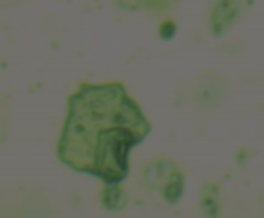
#> input picture Testy_na_realnych_snimcich/Ferografie/ima (114).png, 264 x 218 px; its folder holds only this picture in this run
$ python ReseniUpravenoClaude.py
#> lines starting #> are read from the running program, lines starting #| are printed output that depends on the picture; after the words box and inside, x2 and y2 are one past the last pixel; in counts of white or black regions, pixels touching at a corner belong together
#> in process_all_images, img is the input picture: shape (218, 264, 3); mean B, G, R 97.2, 110.2, 106.1
"""
╔══════════════════════════════════════════════════════════════╗
║           ANALÝZA ČÁSTIC - particle_analysis.py              ║
║  Nastavení skriptu: upravte proměnné v sekci KONFIGURACE     ║
╚══════════════════════════════════════════════════════════════╝
"""

import cv2
import numpy as np
import pandas as pd
import matplotlib.pyplot as plt
import matplotlib.patches as mpatches
import os
import glob
import logging
from typing import Dict, Optional, Any


#  Konfigurace

INPUT_FOLDER   = '.'
OUTPUT_FOLDER  = 'vysledky_Cloude'

# Kalibrace (přepočet pixelů na reálné jednotky)
PX_PER_MM      = 10.0         # kolik pixelů odpovídá 1 mm (zadejte svou hodnotu)
UNIT_LABEL     = 'mm'

# Detekce – Canny prahy (0 = automatický odhad z obrazu)
CANNY_T1       = 0            # dolní práh
CANNY_T2       = 0            # horní práh
CANNY_SIGMA    = 0.33         # citlivost automatického odhadu

# Filtrování částic
MIN_AREA_MM2   = 0.005        # minimální plocha v mm²

# Export
EXPORT_CSV     = True         # uložit CSV
EXPORT_EXCEL   = True         # uložit Excel (.xlsx)

# Vizualizace – kolik řádků zobrazit v tabulce na obrázku
TABLE_ROWS     = 15


#  Logování

logging.basicConfig(
    level=logging.INFO,
    format='%(asctime)s  %(levelname)-8s  %(message)s',
    datefmt='%H:%M:%S'
)
log = logging.getLogger(__name__)


#  Funkce

def auto_canny_thresholds(blurred: np.ndarray, sigma: float = 0.33):
    median = np.median(blurred)
    t1 = int(max(0,   (1.0 - sigma) * median))
    t2 = int(min(255, (1.0 + sigma) * median))

    if t2 - t1 < 20:
        t1 = max(0, median - 30)
        t2 = min(255, median + 30)
    return int(t1), int(t2)


def get_mask(img: np.ndarray,
             canny_t1: int = 0,
             canny_t2: int = 0,
             sigma: float = 0.33) -> np.ndarray:

#> called with canny_t1 = 0, canny_t2 = 0, sigma = 0.33
    gray    = cv2.cvtColor(img, cv2.COLOR_BGR2GRAY)
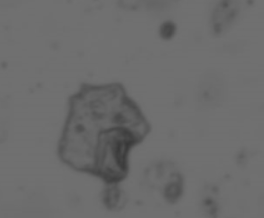
#> gray: shape (218, 264); min 55, max 113, mean 107.5
    blurred = cv2.GaussianBlur(gray, (5, 5), 0)

    # Prahy
    if canny_t1 == 0 and canny_t2 == 0:
        t1, t2 = auto_canny_thresholds(blurred, sigma)
#> in auto_canny_thresholds, `median = np.median(blurred)`: median = 111
#> in auto_canny_thresholds, `t1 = int(max(0,   (1.0 - sigma) * median))`: t1 = 74
#> in auto_canny_thresholds, `t2 = int(min(255, (1.0 + sigma) * median))`: t2 = 147
#> t1 = 74; t2 = 147
        log.debug(f"  Auto Canny prahy: t1={t1}, t2={t2}")
    else:
        t1, t2 = canny_t1, canny_t2

    canny = cv2.Canny(blurred, t1, t2)
#> canny: shape (218, 264); every value is 0

    # Propojení hran a vytvoření masky kontur
    kernel_connect = cv2.getStructuringElement(cv2.MORPH_ELLIPSE, (9, 9))
    canny_connected = cv2.dilate(canny, kernel_connect, iterations=2)

    contours_c, _ = cv2.findContours(
        canny_connected, cv2.RETR_EXTERNAL, cv2.CHAIN_APPROX_SIMPLE
    )
#> contours_c = []
    mask_metal = np.zeros_like(gray)
    cv2.drawContours(mask_metal, contours_c, -1, 255, thickness=cv2.FILLED)

    # Otsu pro tmavé oblasti
    _, mask_dark = cv2.threshold(
        blurred, 0, 255, cv2.THRESH_BINARY_INV + cv2.THRESH_OTSU
    )
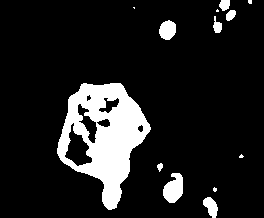
#> mask_dark: shape (218, 264); 12.5% white; 13 white regions (5 under 20 px), largest, box (x1, y1, x2, y2) and area: (57, 83, 151, 210) 5931, (163, 173, 183, 203) 429, (159, 20, 176, 40) 260

    combined = cv2.bitwise_or(mask_metal, mask_dark)
    kernel_clean = cv2.getStructuringElement(cv2.MORPH_ELLIPSE, (3, 3))
    mask_clean = cv2.morphologyEx(combined, cv2.MORPH_OPEN, kernel_clean, iterations=2)
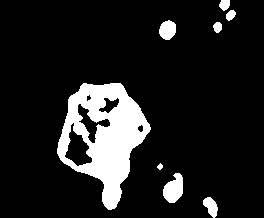
#> mask_clean: shape (218, 264); 12.2% white; 8 white regions

    return mask_clean


def px_to_unit(px: float, px_per_mm: float) -> float:
    return px / px_per_mm


def analyze_shape(contour: np.ndarray,
                  min_area_px: float,
                  px_per_mm: float) -> Optional[Dict[str, Any]]:

    area_px = cv2.contourArea(contour)
    if area_px < min_area_px:
        return None

    rect = cv2.minAreaRect(contour)
    center, (w, h), _ = rect
    length_px = max(w, h)
    width_px = min(w, h)
    aspect_ratio = length_px / width_px if width_px > 0 else 0

    perimeter = cv2.arcLength(contour, True)
    circularity = (4 * np.pi * area_px) / (perimeter ** 2) if perimeter > 0 else 0

    # Konvexnost: poměr plochy kontury ke ploše konvexního obalu
    hull = cv2.convexHull(contour)
    hull_area = cv2.contourArea(hull)
    convexity = area_px / hull_area if hull_area > 0 else 0

    # Ekvivalentní průměr (průměr kruhu se stejnou plochou)
    equiv_diam_px = np.sqrt(4 * area_px / np.pi)

    return {
        "area_px": area_px,
        "area_mm2": (area_px) / (px_per_mm ** 2),
        "length_mm": px_to_unit(length_px, px_per_mm),
        "width_mm": px_to_unit(width_px,  px_per_mm),
        "equiv_diam_mm": px_to_unit(equiv_diam_px, px_per_mm),
        "ar": aspect_ratio,
        "circularity": circularity,
        "convexity": convexity,
        "rect": rect,
        "center": center,
    }


# [13 lines left out: function build_dataframe, not called in this run]


def save_annotated_figure(img: np.ndarray,
                          annotated: np.ndarray,
                          df: pd.DataFrame,
                          filename: str,
                          out_path: str,
                          unit: str):

    fig, axes = plt.subplots(1, 3, figsize=(22, 7))
    fig.suptitle(f"Analýza částic – {filename}", fontsize=13, fontweight='bold')

    # Anotovaný snímek
    axes[0].imshow(cv2.cvtColor(annotated, cv2.COLOR_BGR2RGB))
    axes[0].set_title("Detekované částice")
    axes[0].axis('off')
    red_patch   = mpatches.Patch(color='red',   label='Kontura')
    green_patch = mpatches.Patch(color='green', label='Min. opsaný obdélník')
    axes[0].legend(handles=[red_patch, green_patch],
                   loc='lower right', fontsize=8, framealpha=0.7)

    # Tabulka
    axes[1].axis('off')
    if not df.empty:
        vis_df = df.head(TABLE_ROWS)
        tbl = axes[1].table(
            cellText=vis_df.values,
            colLabels=vis_df.columns,
            cellLoc='center',
            loc='center'
        )
        tbl.auto_set_font_size(False)
        tbl.set_fontsize(8)
        tbl.scale(1, 1.6)
        axes[1].set_title(
            f"Tabulka (zobrazeno {len(vis_df)} z {len(df)} částic)",
            fontsize=10
        )
    else:
        axes[1].text(0.5, 0.5, "Žádné částice nenalezeny",
                     ha='center', va='center', fontsize=12)


    # Histogram ekvivalentních průměrů
    axes[2].axis('on')
    if not df.empty:
        col = f"Ekv. průměr ({unit})"
        if col in df.columns:
            axes[2].hist(df[col], bins=min(20, len(df)),
                         color='steelblue', edgecolor='white', linewidth=0.5)
            axes[2].set_xlabel(f"Ekvivalentní průměr ({unit})")
            axes[2].set_ylabel("Počet částic")
            axes[2].set_title("Distribuce velikostí")
            # Statistiky do titulku
            med = df[col].median()
            avg = df[col].mean()
            axes[2].axvline(avg, color='red',    linestyle='--', linewidth=1.2,
                            label=f'Průměr = {avg:.3f}')
            axes[2].axvline(med, color='orange', linestyle=':',  linewidth=1.2,
                            label=f'Medián = {med:.3f}')
            axes[2].legend(fontsize=8)
    else:
        axes[2].text(0.5, 0.5, "Žádná data", ha='center', va='center')

    plt.tight_layout()
    plt.savefig(out_path, dpi=150, bbox_inches='tight')
    plt.close(fig)


def process_all_images(input_folder: str,
                       output_folder: str,
                       px_per_mm: float = PX_PER_MM,
                       unit_label: str = UNIT_LABEL,
                       canny_t1: int = CANNY_T1,
                       canny_t2: int  = CANNY_T2,
                       canny_sigma: float = CANNY_SIGMA,
                       min_area_mm2: float = MIN_AREA_MM2,
                       export_csv: bool = EXPORT_CSV,
                       export_excel: bool = EXPORT_EXCEL):

    os.makedirs(output_folder, exist_ok=True)

    files = sorted(
        glob.glob(os.path.join(input_folder, "*.png")) +
        glob.glob(os.path.join(input_folder, "*.jpg")) +
        glob.glob(os.path.join(input_folder, "*.jpeg"))
    )

    if not files:
        log.warning(f"Ve složce '{input_folder}' nebyly nalezeny žádné snímky (PNG/JPG).")
        return

    log.info(f"Nalezeno {len(files)} snímků → zpracovávám...")

    # Minimální plocha v pixelech
    min_area_px = min_area_mm2 * (px_per_mm ** 2)

    # Souhrnný DataFrame
    all_results = []

    u = unit_label

    for file_path in files:
        filename = os.path.basename(file_path)
        log.info(f"  → {filename}")

        img = cv2.imread(file_path)
        if img is None:
            log.warning(f"    Nepodařilo se načíst soubor: {file_path}")
            continue

        # Detekce masky a kontur
        mask     = get_mask(img, canny_t1, canny_t2, canny_sigma)
        contours, _ = cv2.findContours(mask, cv2.RETR_EXTERNAL, cv2.CHAIN_APPROX_SIMPLE)
#> contours = 8 contours, 1 with area under 20; largest, box (x1, y1, x2, y2) and area: (57, 83, 151, 210) 6892, (163, 173, 183, 203) 381, (159, 20, 176, 40) 234, (203, 197, 218, 218) 170, (219, 0, 230, 11) 77, (226, 10, 236, 21) 64, (213, 22, 222, 33) 62
        contours = sorted(contours, key=cv2.contourArea, reverse=True)

        annotated = img.copy()
        data_list = []

        for i, cnt in enumerate(contours):
            stats = analyze_shape(cnt, min_area_px, px_per_mm)
            if stats is None:
                continue

            particle_id = i + 1
            data_list.append({
                "ID": particle_id,
                f"Plocha ({u}²)": round(stats["area_mm2"], 4),
                f"Délka ({u})": round(stats["length_mm"], 3),
                f"Šířka ({u})": round(stats["width_mm"], 3),
                f"Ekv. průměr ({u})": round(stats["equiv_diam_mm"], 3),
                "Poměr stran": round(stats["ar"], 2),
                "Kruhovitost": round(stats["circularity"], 3),
                "Konvexnost": round(stats["convexity"], 3),
            })

            # Kreslení do anotovaného snímku
            cv2.drawContours(annotated, [cnt], -1, (0, 0, 255), 1)
            box = np.int64(cv2.boxPoints(stats["rect"]))
            cv2.drawContours(annotated, [box], 0, (0, 255, 0), 2)
            cx, cy = int(stats["center"][0]), int(stats["center"][1])
            cv2.putText(annotated, str(particle_id), (cx, cy),
                        cv2.FONT_HERSHEY_SIMPLEX, 0.5, (255, 255, 0), 1, cv2.LINE_AA)
#> this loop made 8 passes
#> (area_px in analyze_shape, rect in analyze_shape, w in analyze_shape, h in analyze_shape, length_px in analyze_shape, width_px in analyze_shape, aspect_ratio in analyze_shape, perimeter in analyze_shape) on passes 1 to 5: (6892.5, ((98.07, 139), (120.3, 87.15), -66.41), 120.3, 87.15, 120.3, 87.15, 1.38, 375.3), (381, ((174.6, 188), (28.78, 18.86), -50.71), 28.78, 18.86, 28.78, 18.86, 1.53, 84.43), (233.5, ((167.2, 29.25), (18.38, 16.26), -45), 18.38, 16.26, 18.38, 16.26, 1.13, 57.7), (170, ((211.2, 206.5), (11.24, 20.88), -32.01), 11.24, 20.88, 20.88, 11.24, 1.86, 55.11), (77, ((224, 5), (10, 10), -90), 10, 10, 10, 10, 1, 34.14)
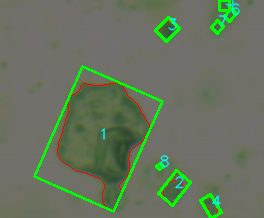
#> annotated: shape (218, 264, 3); 5.04% of pixels changed, all inside (x1, y1, x2, y2) = (33, 0, 241, 218)
#> after the loop, data_list = 8 items

        df = pd.DataFrame(data_list)
#> df = table of 8 rows and 8 columns
        log.info(f"    Nalezeno {len(df)} částic")

        # Souhrnná statistika pro tento snímek
        if not df.empty:
            summary_row = {"Soubor": filename, "Počet částic": len(df)}
#> summary_row = {'Soubor': 'ima (114).png', 'Počet částic': 8}
            for col in df.columns[1:]:
                summary_row[f"{col} – průměr"] = round(df[col].mean(), 4)
                summary_row[f"{col} – medián"] = round(df[col].median(), 4)
                summary_row[f"{col} – std"]    = round(df[col].std(), 4)
#> this loop made 7 passes
#> after the loop, summary_row = 23 items
            all_results.append(summary_row)

        # Uložení anotovaného obrázku + tabulky + histogramu
        base_name = os.path.splitext(filename)[0]
        fig_path  = os.path.join(output_folder, f"{base_name}_analyza.png")
        save_annotated_figure(img, annotated, df, filename, fig_path, u)
#> in save_annotated_figure, `plt.savefig(out_path, dpi=150, bbox_inches='tight')`:
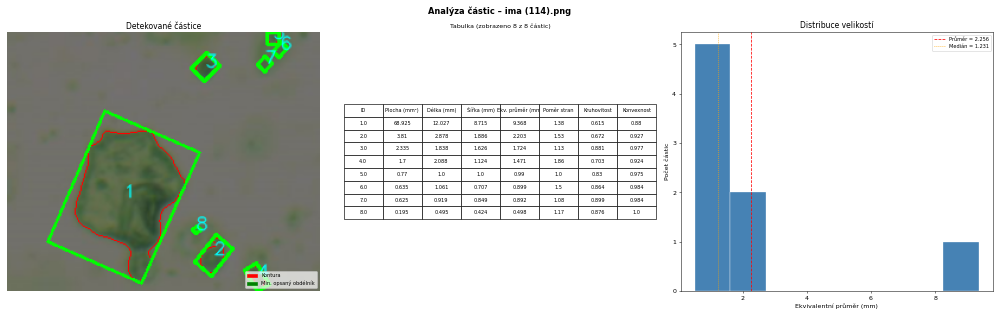
#> figure drawn by matplotlib, 2 panels; panel 2: tallest bar 5 high, from x = 0.498 to 1.61
        log.info(f"    Obrázek uložen: {fig_path}")

        # Export dat pro tento snímek
        if not df.empty:
            if export_csv:
                csv_path = os.path.join(output_folder, f"{base_name}_data.csv")
                df.to_csv(csv_path, index=False, encoding='utf-8-sig')
                log.info(f"    CSV uloženo: {csv_path}")

            if export_excel:
                xlsx_path = os.path.join(output_folder, f"{base_name}_data.xlsx")
                with pd.ExcelWriter(xlsx_path, engine='openpyxl') as writer:
                    df.to_excel(writer, sheet_name='Částice', index=False)

                    ws = writer.sheets['Částice']
                    for col_cells in ws.columns:
                        max_len = max(len(str(c.value)) for c in col_cells if c.value)
                        ws.column_dimensions[col_cells[0].column_letter].width = max_len + 4
                log.info(f"    Excel uložen: {xlsx_path}")

    # Souhrnný Excel ze všech snímků
    if all_results:
        summary_df   = pd.DataFrame(all_results)
#> summary_df = table of 1 rows and 23 columns
        summary_path = os.path.join(output_folder, "_SOUHRN_vsechny_snimky.xlsx")
        with pd.ExcelWriter(summary_path, engine='openpyxl') as writer:
            summary_df.to_excel(writer, sheet_name='Souhrn', index=False)
            ws = writer.sheets['Souhrn']
            for col_cells in ws.columns:
                max_len = max(len(str(c.value)) for c in col_cells if c.value)
                ws.column_dimensions[col_cells[0].column_letter].width = max_len + 4
        log.info(f"\nSouhrnný Excel uložen: {summary_path}")

    log.info("\n✓ Hotovo! Výsledky jsou ve složce: " + output_folder)


#  Spuštění

if __name__ == "__main__":
    process_all_images(
        input_folder  = INPUT_FOLDER,
        output_folder = OUTPUT_FOLDER,
    )

$ run again, on Testy_na_realnych_snimcich/Ferografie/ima (29).png
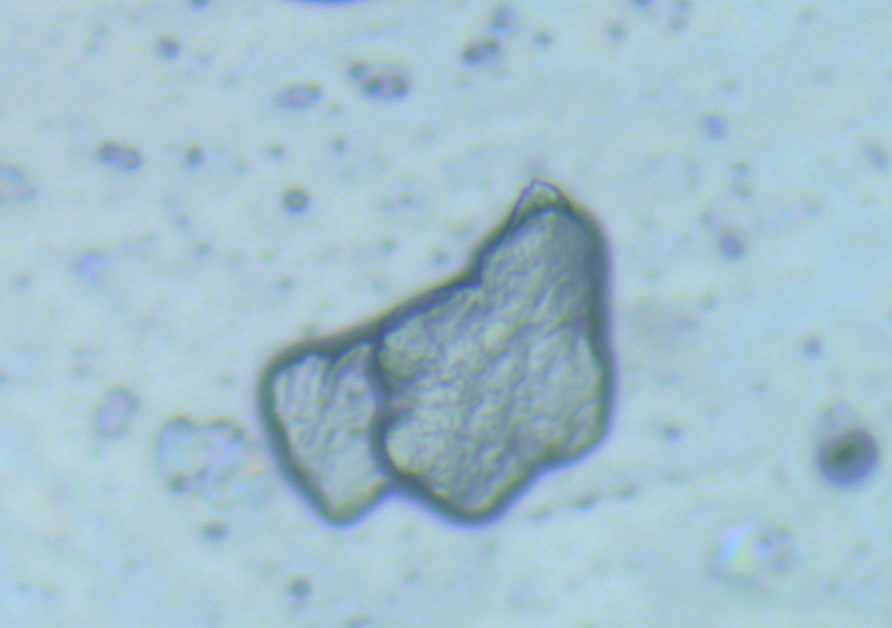
#> input picture Testy_na_realnych_snimcich/Ferografie/ima (29).png, 892 x 628 px
#> in process_all_images, img is the input picture: shape (628, 892, 3); mean B, G, R 205.4, 192.4, 162
#> median = 192
#> in auto_canny_thresholds, `t1 = int(max(0,   (1.0 - sigma) * median))`: t1 = 128
#> in auto_canny_thresholds, `t2 = int(min(255, (1.0 + sigma) * median))`: t2 = 255
#> in get_mask, `t1, t2 = auto_canny_thresholds(blurred, sigma)`: t1 = 128; t2 = 255
#> canny: shape (628, 892); every value is 0
#> contours_c = []
#> mask_dark: shape (628, 892); 14.9% white; 38 white regions (6 under 20 px), largest, box (x1, y1, x2, y2) and area: (253, 174, 621, 530) 73036, (815, 416, 880, 489) 3304, (349, 64, 409, 99) 1279
#> mask_clean: shape (628, 892); 14.9% white; 31 white regions (2 under 20 px)
#> contours = 30 contours, 2 with area under 20; largest, box (x1, y1, x2, y2) and area: (253, 174, 621, 530) 81261, (815, 420, 880, 489) 3195, (349, 64, 409, 99) 1204, (99, 144, 141, 170) 668, (462, 38, 500, 66) 667
#> the loop in process_all_images, `for i, cnt in enumerate(contours):` made 30 passes
#> (area_px in analyze_shape, rect in analyze_shape, w in analyze_shape, h in analyze_shape, length_px in analyze_shape, width_px in analyze_shape, aspect_ratio in analyze_shape, perimeter in analyze_shape) on passes 1 to 4: (81261, ((462.9, 384.3), (412.1, 267.7), -34.25), 412.1, 267.7, 412.1, 267.7, 1.54, 1235.4), (3195, ((846.8, 456), (65.04, 64.39), -79.51), 65.04, 64.39, 65.04, 64.39, 1.01, 228.8), (1203.5, ((377.2, 83.06), (29.6, 62.15), -75.17), 29.6, 62.15, 62.15, 29.6, 2.1, 165.3), (668.5, ((119.7, 155.9), (19.97, 42.41), -72.35), 19.97, 42.41, 42.41, 19.97, 2.12, 112.3)
#> after the loop in process_all_images, `for i, cnt in enumerate(contours):`:
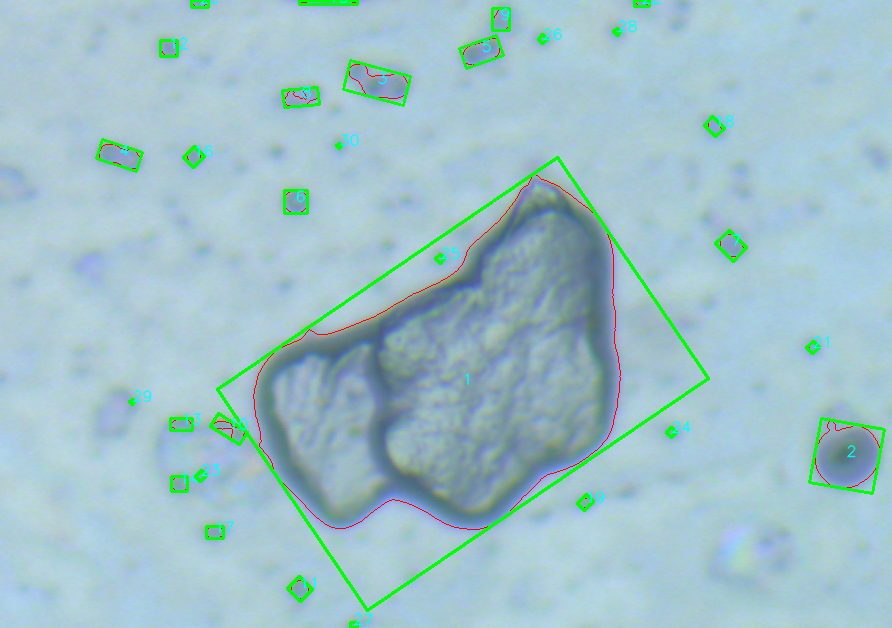
#> annotated: shape (628, 892, 3); 2.64% of pixels changed, all inside (x1, y1, x2, y2) = (95, 0, 886, 628)
#> after the loop in process_all_images, `for i, cnt in enumerate(contours):`: data_list = 30 items
#> df = table of 30 rows and 8 columns
#> in process_all_images, `summary_row = {"Soubor": filename, "Počet částic": len(df)}`: summary_row = {'Soubor': 'ima (29).png', 'Počet částic': 30}
#> the loop in process_all_images, `for col in df.columns[1:]:` made 7 passes
#> after the loop in process_all_images, `for col in df.columns[1:]:`: summary_row = 23 items
#> in save_annotated_figure, `plt.savefig(out_path, dpi=150, bbox_inches='tight')`:
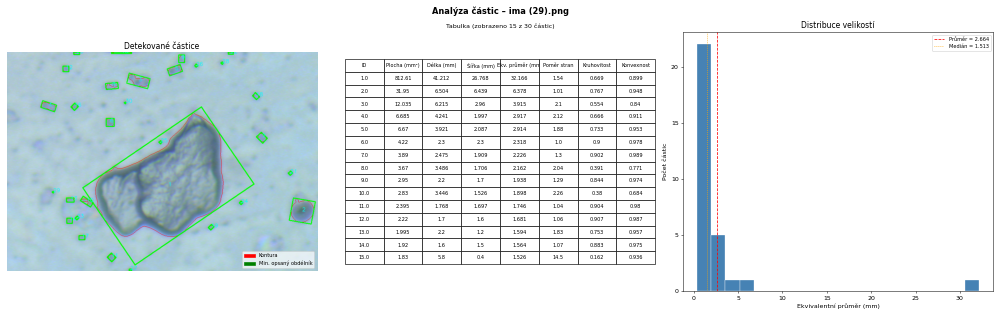
#> figure drawn by matplotlib, 2 panels; panel 2: tallest bar 22 high, from x = 0.391 to 1.98
#> summary_df = table of 1 rows and 23 columns

$ run again, on Testy_na_realnych_snimcich/Ferografie/ima (64).png
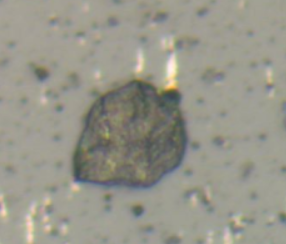
#> input picture Testy_na_realnych_snimcich/Ferografie/ima (64).png, 286 x 244 px
#> in process_all_images, img is the input picture: shape (244, 286, 3); mean B, G, R 138.2, 149.8, 151
#> median = 156
#> in auto_canny_thresholds, `t1 = int(max(0,   (1.0 - sigma) * median))`: t1 = 104
#> in auto_canny_thresholds, `t2 = int(min(255, (1.0 + sigma) * median))`: t2 = 207
#> in get_mask, `t1, t2 = auto_canny_thresholds(blurred, sigma)`: t1 = 104; t2 = 207
#> canny: shape (244, 286); 0.03% white in thin lines or dots, all inside (x1, y1, x2, y2) = (163, 83, 177, 91)
#> canny_connected: shape (244, 286); 0.72% white; 1 white region
#> contours_c = 1 contour; box (x1, y1, x2, y2) and area: (155, 75, 185, 99) 461
#> mask_dark: shape (244, 286); 16.7% white; 43 white regions (22 under 20 px), largest, box (x1, y1, x2, y2) and area: (71, 77, 199, 191) 10286, (31, 65, 50, 82) 201, (131, 205, 145, 217) 133
#> combined: shape (244, 286); 17.2% white; 43 white regions (22 under 20 px), largest, box (x1, y1, x2, y2) and area: (71, 75, 199, 191) 10605, (31, 65, 50, 82) 201, (131, 205, 145, 217) 133
#> mask_clean: shape (244, 286); 16.7% white; 23 white regions (7 under 20 px)
#> contours = 23 contours, 8 with area under 20; largest, box (x1, y1, x2, y2) and area: (71, 75, 199, 191) 10580, (32, 65, 50, 82) 173, (131, 205, 145, 217) 112, (165, 236, 180, 244) 70, (154, 13, 167, 21) 68
#> the loop in process_all_images, `for i, cnt in enumerate(contours):` made 23 passes
#> (area_px in analyze_shape, rect in analyze_shape, w in analyze_shape, h in analyze_shape, length_px in analyze_shape, width_px in analyze_shape, aspect_ratio in analyze_shape, perimeter in analyze_shape) on passes 1 to 4: (10580.5, ((132.8, 134.2), (128.6, 112.1), -3.99), 128.6, 112.1, 128.6, 112.1, 1.15, 449.5), (173, ((39.5, 72), (13.44, 17.68), -45), 13.44, 17.68, 17.68, 13.44, 1.32, 53.11), (111.5, ((137.3, 209.8), (12.02, 11.31), -45), 12.02, 11.31, 12.02, 11.31, 1.06, 39.21), (70, ((172, 239.5), (7, 14), -90), 7, 14, 14, 7, 2, 36.14)
#> after the loop in process_all_images, `for i, cnt in enumerate(contours):`:
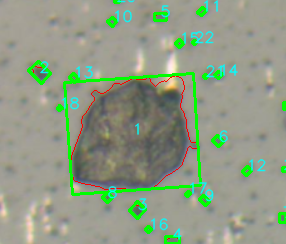
#> annotated: shape (244, 286, 3); 7.38% of pixels changed, all inside (x1, y1, x2, y2) = (27, 0, 286, 244)
#> after the loop in process_all_images, `for i, cnt in enumerate(contours):`: data_list = 23 items
#> df = table of 23 rows and 8 columns
#> in process_all_images, `summary_row = {"Soubor": filename, "Počet částic": len(df)}`: summary_row = {'Soubor': 'ima (64).png', 'Počet částic': 23}
#> the loop in process_all_images, `for col in df.columns[1:]:` made 7 passes
#> after the loop in process_all_images, `for col in df.columns[1:]:`: summary_row = 23 items
#> in save_annotated_figure, `plt.savefig(out_path, dpi=150, bbox_inches='tight')`:
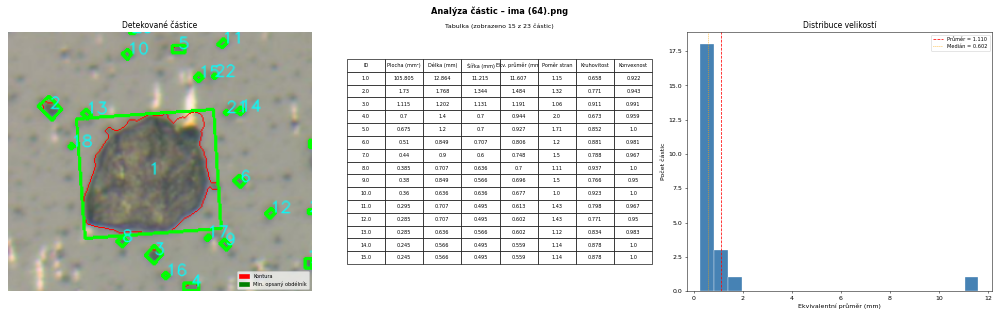
#> figure drawn by matplotlib, 2 panels; panel 2: tallest bar 18 high, from x = 0.276 to 0.843
#> summary_df = table of 1 rows and 23 columns
